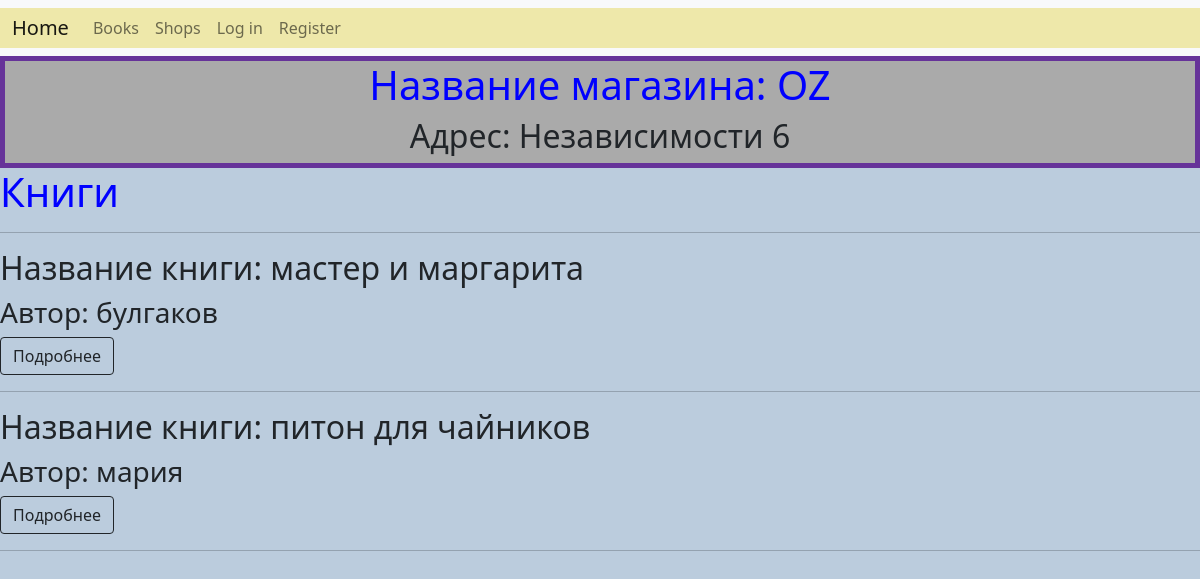
Screenshot of /shop/1/ with the database file from the repository.
### books/models.py (models this page shows, shortened)
class Shop(models.Model):
    name = models.CharField(max_length=256)
    address = models.CharField(max_length=255, null=True, blank=True)
    books = models.ManyToManyField(Book)
    start_date = models.DateTimeField(null=True, blank=True)
    rating = models.IntegerField(default=5)

class Book(models.Model):
    name = models.CharField(max_length=255)
    author = models.CharField(max_length=255, null=True, blank=True)
    price = models.IntegerField()
    pages = models.IntegerField(default=1000)

### books/views.py (the view)
# urls.py: path("shop/<int:shop_id>/", views.shop, name="shop"),
def shop(request, shop_id):
    shop = get_object_or_404(models.Shop, id=shop_id)
    books = models.Book.objects.filter(shop=shop)
    context = {"shop": shop, "books": books}
    return render(request, "shop.html", context)

### books/templates/shop.html (shortened to what this page needs)
{% extends "base.html" %}
{% block content %}
    <div class="shop-info">
        <h1>Название магазина: {{ shop.name }}</h1>
        <h2>Адрес: {{ shop.address }}</h2>
    </div>
    <h1>Книги</h1>
    <hr/>
    {% for book in books %}
        <h2>Название книги: {{ book.name }}</h2>
        <h3>Автор: {{ book.author }}</h3>
        <a class="btn btn-outline-dark" href="{% url 'book' book_id=book.pk %}">Подробнее</a>
        <hr/>
    {% endfor %}
{% endblock %}

### books/static/styles.css (style rules this page uses)
h1 { color: blue; }
body { background-color: #bbccdd; }
.shop-info { text-align: center; border: 5px solid rebeccapurple; background-color: #aaaaaa; }

### rows the page displays
Shop: name "OZ", address "Независимости 6"
Book: name "мастер и маргарита", author "булгаков"
Book: name "питон для чайников", author "мария"
